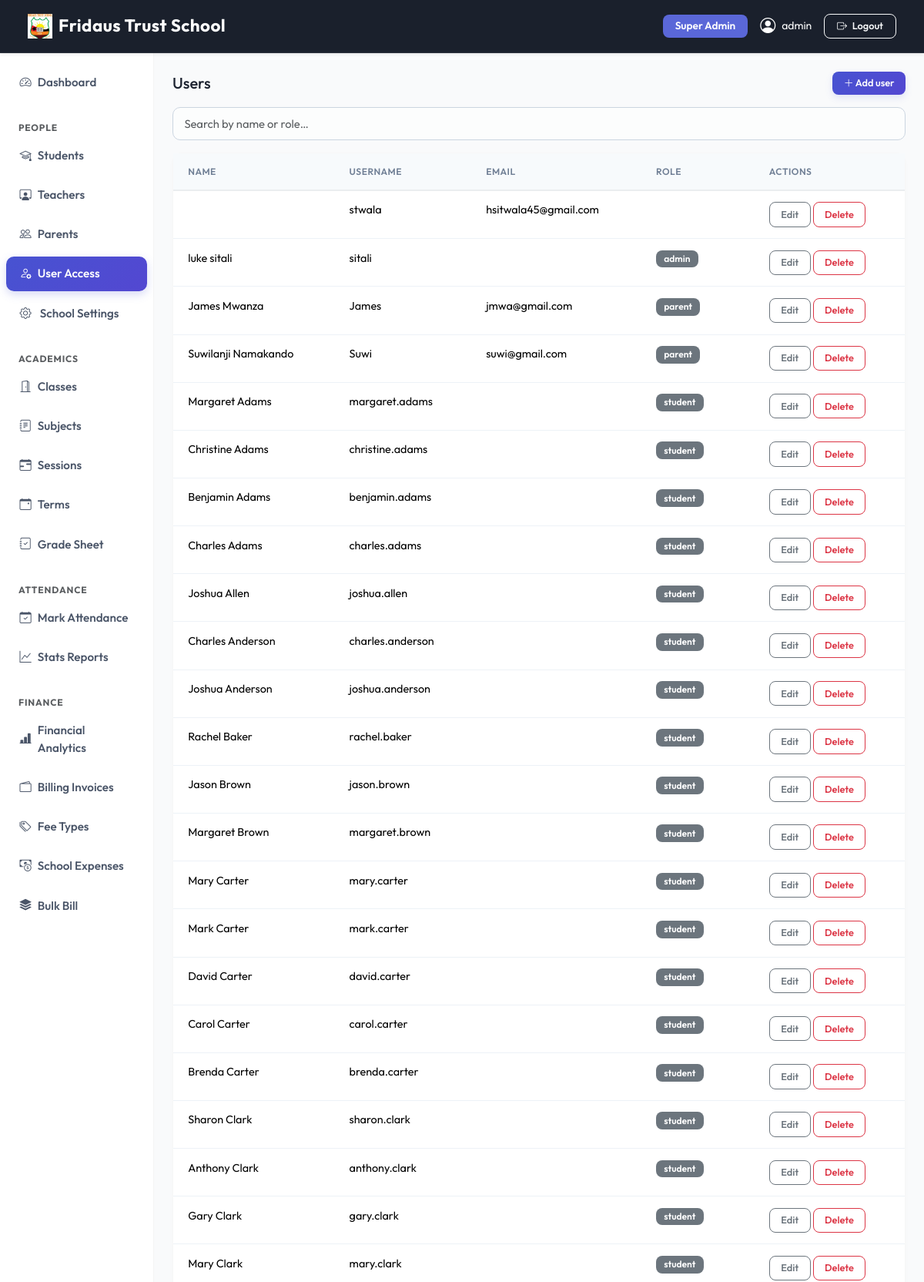
Page /accounts/users/ (signed in, upper part) on the committed database.
### apps/dashboard/models.py (models this page shows, shortened)
class SchoolSettings(models.Model):
    school_name    = models.CharField(max_length=200, default='SchoolMS')
    logo           = models.ImageField(upload_to='school/logo/', blank=True, null=True)
    favicon        = models.ImageField(upload_to='school/favicon/', blank=True, null=True)
    primary_color  = models.CharField(max_length=7, default='#5a67d8', help_text='Hex color e.g. #5a67d8')
    secondary_color= models.CharField(max_length=7, default='#4c51bf')
    sidebar_color  = models.CharField(max_length=7, default='#ffffff')
    navbar_color   = models.CharField(max_length=7, default='#1a202c')
    address        = models.TextField(blank=True)
    phone          = models.CharField(max_length=20, blank=True)
    email          = models.EmailField(blank=True)
    website        = models.URLField(blank=True)
    class Meta:
        verbose_name = 'School Settings'
    @classmethod
    def get(cls):
        obj, _ = cls.objects.get_or_create(pk=1)
        return obj

### apps/accounts/models.py (models this page shows, shortened)
class User(AbstractUser):
    ROLE_CHOICES = (
        ('superadmin', 'Super Admin'),
        ('admin', 'Admin'),
        ('teacher', 'Teacher'),
        ('student', 'Student'),
        ('parent', 'Parent'),
    )
    role = models.CharField(max_length=20, choices=ROLE_CHOICES)
    phone = models.CharField(max_length=20, blank=True, null=True)
    profile_pic = models.ImageField(upload_to='profile_pictures/', blank=True, null=True)
    created_at = models.DateTimeField(auto_now_add=True)
    @property
    def is_admin(self):
        return self.role in ['superadmin', 'admin'] or self.is_superuser
    def __str__(self):
        return f"{self.get_full_name() or self.username} ({self.get_role_display()})"

### apps/accounts/views.py (the view)
# urls.py: path('users/',          views.user_list,   name='user_list'),
@login_required
@admin_required
def user_list(request):
    users = User.objects.all().order_by('role', 'last_name')
    return render(request, 'accounts/user_list.html', {'users': users})

### apps/dashboard/context_processors.py (called while the page is built)
def school_settings(request):
    return {'school_settings': SchoolSettings.get()}

### templates/accounts/user_list.html (shortened to what this page needs)
{% extends 'base.html' %}
{% block content %}
<div class="d-flex justify-content-between align-items-center mb-3">
  <h5 class="mb-0">Users</h5>
  <a href="{% url 'accounts:user_create' %}" class="btn btn-primary btn-sm">
    <i class="bi bi-plus-lg"></i> Add user
  </a>
</div>
<input type="text" id="userSearch" class="form-control mb-3" placeholder="Search by name or role…">
<div class="card">
  <table class="table table-hover mb-0" id="userTable">
    <thead class="table-light">
      <tr>
        <th>Name</th><th>Username</th><th>Email</th><th>Role</th><th>Actions</th>
      </tr>
    </thead>
    <tbody>
    {% for u in users %}
    <tr data-id="{{ u.pk }}">
      <td>{{ u.get_full_name }}</td>
      <td>{{ u.username }}</td>
      <td>{{ u.email }}</td>
      <td><span class="badge bg-secondary">{{ u.role }}</span></td>
      <td>
        <a href="{% url 'accounts:user_update' u.pk %}" class="btn btn-sm btn-outline-secondary">Edit</a>
        <button class="btn btn-sm btn-outline-danger btn-delete" data-id="{{ u.pk }}">Delete</button>
      </td>
    </tr>
    {% endfor %}
    </tbody>
  </table>
</div>
{% endblock %}

### templates/base.html (shortened to what this page needs)
{% load static %}
<!DOCTYPE html>
<html lang="en">
<head>
  <link href="https://cdn.jsdelivr.net/npm/bootstrap@5.3.2/dist/css/bootstrap.min.css" rel="stylesheet">
  <link href="https://cdn.jsdelivr.net/npm/bootstrap-icons@1.11.3/font/bootstrap-icons.css" rel="stylesheet">
  <link href="https://cdnjs.cloudflare.com/ajax/libs/toastr.js/latest/toastr.min.css" rel="stylesheet">
  <link href="{% static 'css/modern.css' %}" rel="stylesheet">
  <link href="https://cdn.jsdelivr.net/npm/select2@4.1.0-rc.0/dist/css/select2.min.css" rel="stylesheet">
  <link href="https://cdn.jsdelivr.net/npm/select2-bootstrap-5-theme@1.3.0/dist/select2-bootstrap-5-theme.min.css" rel="stylesheet">
</head>
<body>
{% if user.is_authenticated %}
<nav class="navbar navbar-expand-lg navbar-dark sticky-top d-print-none shadow-sm"
     style="background-color: {{ school_settings.navbar_color|default:'#1a202c' }} !important;">
  <div class="container-fluid">
    <a class="navbar-brand fw-bold text-white d-flex align-items-center gap-2" href="/">
      {% if school_settings.logo %}
        <img src="{{ school_settings.logo.url }}" height="32" style="object-fit:contain;" alt="{{ school_settings.school_name }}">
      {% else %}
        <i class="bi bi-shield-check" style="color: var(--school-primary);"></i>
      {% endif %}
      <span>{{ school_settings.school_name|default:"SchoolMS" }}</span>
    </a>
    <div class="collapse navbar-collapse" id="navbarNav">
      <div class="ms-auto d-flex align-items-center gap-3 mt-2 mt-lg-0">
        <span class="badge bg-primary px-3 py-2 text-capitalize" style="font-size: 0.85rem;">{{ user.get_role_display }}</span>
        <a href="{% url 'accounts:profile' %}" class="text-white text-decoration-none d-flex align-items-center gap-2 small">
          {% if user.profile_pic %}
            <img src="{{ user.profile_pic.url }}" class="rounded-circle border border-2 border-white" width="32" height="32" style="object-fit:cover">
          {% else %}
            <i class="bi bi-person-circle fs-5"></i>
          {% endif %}
          <span class="d-none d-sm-inline">{{ user.get_full_name|default:user.username }}</span>
        </a>
        <a href="{% url 'accounts:logout' %}" class="btn btn-outline-light btn-sm px-3"><i class="bi bi-box-arrow-right me-1"></i> Logout</a>
      </div>
    </div>
  </div>
</nav>
<div class="container-fluid">
  <div class="row">
    <aside class="col-lg-2 col-md-3 d-none d-md-block pt-3 px-0 border-end" id="sidebar">
  {% include 'partials/sidebar.html' %}
</aside>
    <main class="col-lg-10 col-md-9 ms-sm-auto px-md-4 py-4 animate-fade-in">
      {% block content %}{% endblock %}
    </main>
  </div>
</div>
{% else %}
  {% block auth_content %}{% endblock %}
{% endif %}
</body>
</html>

### static/css/modern.css (style rules this page uses)
:root { --primary-hsl: 235, 65%, 60%; --success-hsl: 150, 60%, 45%; --warning-hsl: 35, 85%, 55%; --danger-hsl: 355, 75%, 55%; --info-hsl: 185, 70%, 45%; --dark-hsl: 220, 30%, 12%; --bg-hsl: 220, 20%, 97%; --card-bg-hsl: 0, 0%, 100%; --text-muted-hsl: 220, 10%, 50%; --border-radius-sm: 8px; --border-radius-md: 14px; --border-radius-lg: 20px; --shadow-sm: 0 4px 6px -1px rgba(0, 0, 0, 0.05), 0 2px 4px -1px rgba(0, 0, 0, 0.03); --shadow-md: 0 10px 15px -3px rgba(0, 0, 0, 0.06), 0 4px 6px -2px rgba(0, 0, 0, 0.04); --shadow-lg: 0 20px 25px -5px rgba(0, 0, 0, 0.08), 0 10px 10px -5px rgba(0, 0, 0, 0.04); --transition-smooth: all 0.3s cubic-bezier(0.4, 0, 0.2, 1); }
body { font-family: 'Outfit', sans-serif; background-color: hsl(var(--bg-hsl)); color: hsl(var(--dark-hsl)); -webkit-font-smoothing: antialiased; }
.card { border: 1px solid rgba(0, 0, 0, 0.035) !important; border-radius: var(--border-radius-md) !important; box-shadow: var(--shadow-sm); background: #ffffff; transition: var(--transition-smooth); }
#sidebar { background-color: #ffffff; border-right: 1px solid rgba(0, 0, 0, 0.045) !important; padding-top: 1.25rem; }
.table { margin-bottom: 0; }
.table th { background-color: #f7fafc; color: #718096; font-size: 0.72rem; text-transform: uppercase; letter-spacing: 0.8px; padding: 0.9rem 1.2rem; font-weight: 700; }
.table td { padding: 0.9rem 1.2rem; font-size: 0.9rem; border-bottom: 1px solid #edf2f7; }
.btn { border-radius: 10px; font-weight: 600; padding: 0.55rem 1.25rem; font-size: 0.9rem; transition: var(--transition-smooth); }
.btn-sm { padding: 0.35rem 0.9rem; font-size: 0.8rem; border-radius: 8px; }
.btn-primary { background: linear-gradient(135deg, hsl(var(--primary-hsl)) 0%, hsl(245, 60%, 55%) 100%); border: none; box-shadow: 0 4px 10px rgba(90, 103, 216, 0.15); }
.badge { padding: 0.45em 0.85em; font-weight: 600; font-size: 0.75rem; border-radius: 8px; }
.form-control, .form-select { border-radius: 10px; border: 1px solid #cbd5e0; padding: 0.6rem 0.9rem; font-size: 0.92rem; transition: var(--transition-smooth); background-color: #fcfdfd; }
.table-responsive, main, .content-wrapper { overflow: visible !important; }
body { height: 100vh !important; max-height: 100vh !important; overflow: hidden !important; }
.container-fluid > .row { height: calc(100vh - 60px); overflow: hidden !important; display: flex; flex-wrap: nowrap; }
#sidebar { height: 100% !important; overflow-y: auto !important; overflow-x: hidden; }
main { height: 100% !important; flex: 1; overflow-y: auto !important; overflow-x: hidden; }

### rows in the picture
SchoolSettings: logo (picture), school_name "Fridaus Trust School"
User: role "Super Admin", get_full_name "admin"
User: username "stwala", email "hsitwala45@gmail.com"
User: get_full_name "luke sitali", username "sitali", role "admin"
User: get_full_name "James Mwanza", username "James", email "jmwa@gmail.com", role "parent"
User: get_full_name "Suwilanji Namakando", username "Suwi", email "suwi@gmail.com", role "parent"
User: get_full_name "Margaret Adams", username "margaret.adams", role "student"
User: get_full_name "Christine Adams", username "christine.adams", role "student"
User: get_full_name "Benjamin Adams", username "benjamin.adams", role "student"
User: get_full_name "Charles Adams", username "charles.adams", role "student"
User: get_full_name "Joshua Allen", username "joshua.allen", role "student"
User: get_full_name "Charles Anderson", username "charles.anderson", role "student"
User: get_full_name "Joshua Anderson", username "joshua.anderson", role "student"
User: get_full_name "Rachel Baker", username "rachel.baker", role "student"
User: get_full_name "Jason Brown", username "jason.brown", role "student"
User: get_full_name "Margaret Brown", username "margaret.brown", role "student"
User: get_full_name "Mary Carter", username "mary.carter", role "student"
User: get_full_name "Mark Carter", username "mark.carter", role "student"
User: get_full_name "David Carter", username "david.carter", role "student"
User: get_full_name "Carol Carter", username "carol.carter", role "student"
User: get_full_name "Brenda Carter", username "brenda.carter", role "student"
User: get_full_name "Sharon Clark", username "sharon.clark", role "student"
User: get_full_name "Anthony Clark", username "anthony.clark", role "student"
User: get_full_name "Gary Clark", username "gary.clark", role "student"
User: get_full_name "Mary Clark", username "mary.clark", role "student"
